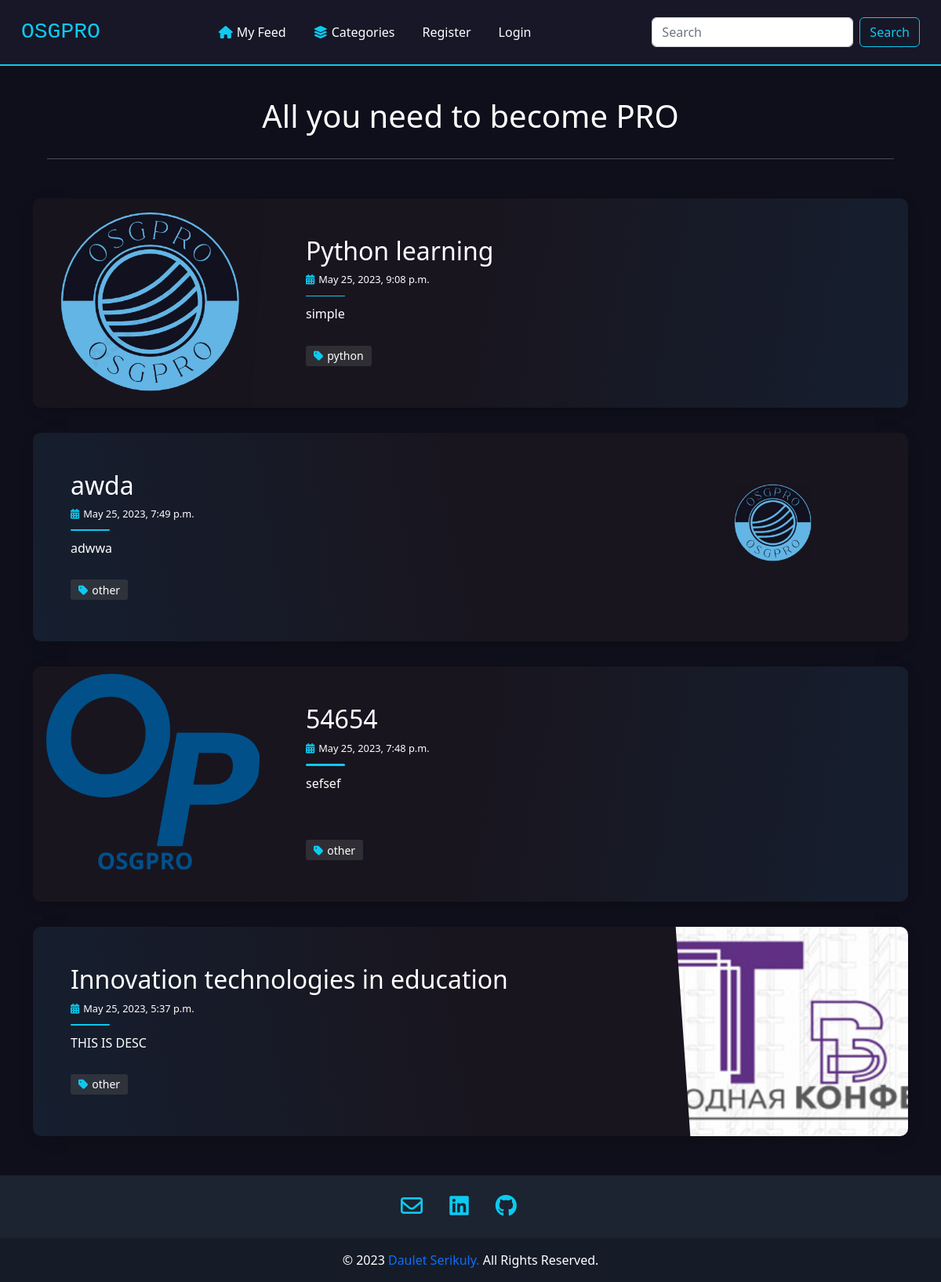
The page / on the database its author committed.
### blog/models.py (models this page shows, shortened)
class Article(models.Model):
  categoryList = [
        ("javascript" , "JavaScript"),
        ("web develpment" , "Web Develpment"),
        ("react" , "React"),
        ("python" , "Python"),
        ("other", "Other"),
    ]
  owner = models.ForeignKey(User, on_delete=models.CASCADE, related_name='articles')
  title = models.CharField(max_length = 200)
  desc = models.CharField(max_length = 200)
  artImage = models.ImageField(upload_to = 'art_photos', default = './images/default.jpg', null = True, blank = True)
  content = models.TextField()
  category = MultiSelectField(choices=categoryList,  max_choices=3)
  created = models.DateTimeField(default=now, editable=False)
  bookmarks = models.ManyToManyField(User, related_name='bookmarks')
  upvote = models.ManyToManyField(User, related_name='up')
  downvote = models.ManyToManyField(User, related_name='down')
  class Meta:
    ordering = ['-created']

### blog/views.py (the view)
# urls.py: path('', views.index, name='index'),
def index(request):
  if 'q' in request.GET and request.GET['q'] != '':
    q = request.GET['q']
    mutliQ = Q(Q(title__icontains = q) | Q(desc__icontains = q))
    articles = Article.objects.filter(mutliQ)
    message = f"All You need About \"{q}\""
  else :
    articles = Article.objects.all()
    message = False
  return render(request, 'index.html', {
    'articles': articles,
    'search': message,
  })

### blog/templates/index.html (shortened to what this page needs)
{% extends './layout.html' %}
{% load static %}
{% block links %}
<link rel="stylesheet" href="{% static 'css/index.css' %}" />
{% endblock links %}
{% block body %}
<div class="header">
  {% if search %}
    <h1>{{search}}</h1>
    {% else %}
    <h1>All you need to become PRO</h1>
  {% endif %}
  <hr>
</div>
<div class="container blog-content">
  {% for post in articles %}
  <article class="postcard dark blue" data-card="{{post.id}}">
    <a class="postcard__img_link" href="{% url 'blog:singleArt' post.id %}">
      {% if post.artImage %}
        <img
          class="postcard__img"
          src="{{ post.artImage.url }}"
          alt="Image Title"
        />
      {% else %}
        <img
        class="postcard__img"
        src="../../media/images/default.jpg"
        alt="Image Title"
        />
      {% endif %}
    </a>
    <div class="postcard__text">
      <h1 class="postcard__title blue"><a href="{% url 'blog:singleArt' post.id %}">{{ post.title }}</a></h1>
      <div class="postcard__subtitle small">
          <i class="fas fa-calendar-alt mr-2"></i>{{ post.created }}
      </div>
      <div class="postcard__bar"></div>
      <div class="postcard__preview-txt">
        {{ post.desc }}
      </div>
      <ul class="postcard__tagbox">
        {% for cat in post.category %}
        <li class="tag__item"><i class="fas fa-tag mr-2"></i>{{cat}}</li>
        {% endfor %}
      </ul>
    </div>
  </article>
  {% endfor %}
</div>
{% endblock body %}

### blog/templates/layout.html (shortened to what this page needs)
{% load static %}
<!DOCTYPE html>
<html lang="en">
  <head>
    <link
      href="https://cdn.jsdelivr.net/npm/bootstrap@5.2.2/dist/css/bootstrap.min.css"
      rel="stylesheet"
    />
    <link rel="stylesheet" href="{% static 'css/layout.css' %}" />
    {% block links %} {% endblock links %}
  </head>
  <body>
    <nav class="navbar navbar-expand-lg navbar-dark" style="padding: 15px">
      <div class="container-fluid">
        <a
          class="navbar-brand"
          href="{% url 'blog:index' %}"
          style="color: var(--bs-cyan); font-family: monospace; font-size:28px;"
          >OSGPRO</a
        >
        <div class="collapse navbar-collapse" id="navbarSupportedContent">
          <ul class="navbar-nav me-auto ulNav">
            <li class="nav-item">
              <a
                class="nav-link active"
                aria-current="page"
                href="{% url 'blog:index' %}"
                ><i class="fa-solid fa-house"></i>My Feed</a
              >
            </li>
            <li class="nav-item">
              <a class="nav-link active" href="{% url 'blog:categories' %}"
                ><i class="fa-solid fa-layer-group"></i>Categories</a
              >
            </li>
            {% if user.is_authenticated %}
            <li class="nav-item">
              <a
                class="nav-link active"
                aria-current="page"
                href="{% url 'blog:add' %}"
                ><i class="fa-regular fa-pen-to-square"></i>Add Article</a
              >
            </li>
            <li class="nav-item">
              <a
                class="nav-link active"
                aria-current="page"
                href="{% url 'blog:bookmarks' %}"
                ><i class="fa-solid fa-book-bookmark"></i>Bookmarks</a
              >
            </li>
            <li class="nav-item dropdown active">
              <a
                class="nav-link dropdown-toggle"
                href="#"
                role="button"
                data-bs-toggle="dropdown"
                aria-expanded="false"
              >
                <i class="fa-regular fa-circle-user"></i> {{user}}
              </a>
              <ul class="dropdown-menu">
                <!-- <li><a class="dropdown-item" href="#">Action</a></li>
                <li><a class="dropdown-item" href="#">Another action</a></li> -->
                <li><hr class="dropdown-divider" /></li>
                <li>
                  <a class="dropdown-item" href="{% url 'logout' %}"
                    ><i class="fa-solid fa-arrow-right-from-bracket"></i
                    >Logout</a
                  >
                </li>
              </ul>
            </li>
            {% else %}
            <li class="nav-item">
              <a class="nav-link active" href="{% url 'accounts:register' %}"
                >Register</a
              >
            </li>
            <li class="nav-item">
              <a class="nav-link active" href="{% url 'login' %}">Login</a>
            </li>
            {% endif %}
          </ul>
          <form class="d-flex" role="search" method="get" action="{% url 'blog:index' %}">
            <input
              class="form-control me-2 input-search"
              type="search"
              placeholder="Search"
              aria-label="Search"
              name="q"
            />
            <button class="btn btn-outline-info search" type="submit">
              Search
            </button>
          </form>
        </div>
      </div>
    </nav>
    <div class="blog-content1">
      {% block body %}
      {% endblock body %}
    </div>
    <div class="footer">
      <footer
        class="text-center text-lg-start text-white"
        style="background-color: #1c2331"
      >
        <section class="footer-social">
          <a href="mailto:vvvv.14732@gmail.com">
            <i class="fa-regular fa-envelope"></i>
          </a>
          <a href="https://www.linkedin.com/in/daulet-serikuky-86b5ab278/">
            <i class="fab fa-linkedin"></i>
          </a>
          <a href="https://github.com/DauletSerikuly">
            <i class="fab fa-github"></i>
          </a>
        </section>
        <div
          class="text-center p-3"
          style="background-color: rgba(0, 0, 0, 0.2)"
        >
          © <span class="thisYear"></span>
          <a
            class=""
            target="_blank"
            href="https://github.com/DauletSerikuly"
            >Daulet Serikuly.</a
          >
          All Rights Reserved.
        </div>
      </footer>
    </div>
  </body>
</html>

### blog/static/css/layout.css (style rules this page uses)
:root { --base-color: #0f0f1b; --second-color: #171727; --mid-color: #161e2e; --back-color: #bbe1fa; --primary-color: 111, 76, 255; --text-color: 256, 256, 256; }
* { padding: 0; margin: 0; box-sizing: border-box; }
.ulNav { margin-left: auto; }
li { margin-right: 19px; }
body { background-color: var(--base-color); display: flex; flex-direction: column; min-height: 100vh; }
.blog-content1 { flex: 1; }
nav { background-color: var(--second-color); border-bottom: 2px solid var(--bs-cyan); border-bottom-color: linear-gradient(to top, rgb(1 134 218), rgb(182 49 167)); }
i { color: var(--bs-cyan); margin-right: 5px; }
.footer-social { text-align: center; padding: 25px; }
.footer-social a { margin-right: 25px; }
.footer-social a i { font-size: 28px; }
footer a { text-decoration: none; }
.header { text-align: center; color: var(--bs-white); margin-top: 40px; }
.header hr { margin: 30px auto; width: 90%; }

### rows shown on the page
Article: artImage (picture), title "Python learning", created "May 25, 2023, 9:08 p.m.", desc "simple", category "python"
Article: artImage (picture), title "awda", created "May 25, 2023, 7:49 p.m.", desc "adwwa", category "other"
Article: artImage (picture), title "54654", created "May 25, 2023, 7:48 p.m.", desc "sefsef", category "other"
Article: artImage (picture), title "Innovation technologies in education", created "May 25, 2023, 5:37 p.m.", desc "THIS IS DESC", category "other"
